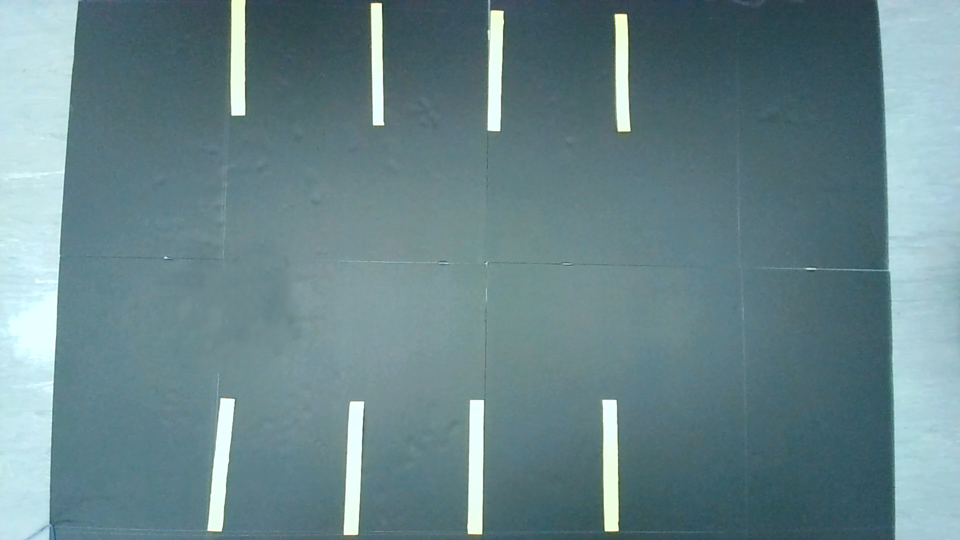
#> input picture Final Program/Doc/image_resized_without_car.png, 960 x 540 px, found by its file name
$ python doc.py
#> lines starting #> are read from the running program, lines starting #| are printed output that depends on the picture; after the words box and inside, x2 and y2 are one past the last pixel; in counts of white or black regions, pixels touching at a corner belong together
### Final Program/Doc/transform.py
# import the necessary packages
import numpy as np
import cv2
def order_points(pts):
	# initialzie a list of coordinates that will be ordered
	# such that the first entry in the list is the top-left,
	# the second entry is the top-right, the third is the
	# bottom-right, and the fourth is the bottom-left
	rect = np.zeros((4, 2), dtype = "float32")
	# the top-left point will have the smallest sum, whereas
	# the bottom-right point will have the largest sum
	s = pts.sum(axis = 1)
	rect[0] = pts[np.argmin(s)]
	rect[2] = pts[np.argmax(s)]
	# now, compute the difference between the points, the
	# top-right point will have the smallest difference,
	# whereas the bottom-left will have the largest difference
	diff = np.diff(pts, axis = 1)
	rect[1] = pts[np.argmin(diff)]
	rect[3] = pts[np.argmax(diff)]
	# return the ordered coordinates
	return rect
def four_point_transform(image, pts):
	# obtain a consistent order of the points and unpack them
	# individually
	rect = order_points(pts)
	(tl, tr, br, bl) = rect
	# compute the width of the new image, which will be the
	# maximum distance between bottom-right and bottom-left
	# x-coordiates or the top-right and top-left x-coordinates
	widthA = np.sqrt(((br[0] - bl[0]) ** 2) + ((br[1] - bl[1]) ** 2))
	widthB = np.sqrt(((tr[0] - tl[0]) ** 2) + ((tr[1] - tl[1]) ** 2))
	maxWidth = max(int(widthA), int(widthB))
	# compute the height of the new image, which will be the
	# maximum distance between the top-right and bottom-right
	# y-coordinates or the top-left and bottom-left y-coordinates
	heightA = np.sqrt(((tr[0] - br[0]) ** 2) + ((tr[1] - br[1]) ** 2))
	heightB = np.sqrt(((tl[0] - bl[0]) ** 2) + ((tl[1] - bl[1]) ** 2))
	maxHeight = max(int(heightA), int(heightB))
	# now that we have the dimensions of the new image, construct
	# the set of destination points to obtain a "birds eye view",
	# (i.e. top-down view) of the image, again specifying points
	# in the top-left, top-right, bottom-right, and bottom-left
	# order
	dst = np.array([
		[0, 0],
		[maxWidth - 1, 0],
		[maxWidth - 1, maxHeight - 1],
		[0, maxHeight - 1]], dtype = "float32")
	# compute the perspective transform matrix and then apply it
	M = cv2.getPerspectiveTransform(rect, dst)
	warped = cv2.warpPerspective(image, M, (maxWidth, maxHeight))
	# return the warped image
	return warped

### Final Program/Doc/processImage.py
import cv2 as cv
import numpy as np
from pyzbar import pyzbar


def isCar(goals,rect,parkNum):
    valid = True
    center = np.array([rect[0][0]-470,rect[0][1]-240])
    i=0
    for goal in goals:
        if(parkNum!=-1):
            if (np.linalg.norm(center - goal) < 25 and i != parkNum):
                valid = False
                break
        else:
            if (np.linalg.norm(center - goal) < 25):
                valid = False
                break
        i+=1
    return valid,i


def processing(sub,dIT,eIT,DEBUG):
    gray = cv.cvtColor(sub,cv.COLOR_BGR2GRAY)
    if DEBUG:
        cv.imshow("gray sub",gray)
    kernel = np.ones((3, 3), np.uint8)
    kernel2 = np.ones((6, 6), np.uint8)
    (_,thers) = cv.threshold(gray,75,255,cv.THRESH_BINARY)
    blur = cv.dilate(thers, kernel, iterations=dIT)
    if DEBUG:
        cv.imshow("Dilate",blur)
    blur = cv.erode(blur, kernel2, cv.BORDER_WRAP, iterations=eIT)
    if DEBUG:
        cv.imshow("Erode",blur)
    contours, hirearchies = cv.findContours(blur, cv.RETR_EXTERNAL, cv.CHAIN_APPROX_NONE)
    return contours
def processing_Conts(contours,goals,num):
    if len(contours) >= 1:
        result = []
        for car in contours:
            rect = cv.minAreaRect(car)
            box_ = cv.boxPoints(rect)
            box_ = np.int0(box_)
            valid,i = isCar(goals,rect,num)
            if valid:
                temp = [box_,rect]
                result.append(temp)
        return result
    else:
        print("No Cars!")
        return None
# [11 lines left out: function checkParkings, not called in this run]

### Final Program/Doc/doc.py
from transform import four_point_transform
from processImage import *
import cv2 as cv
import numpy as np
img = cv.imread("./Doc/image_resized_without_car.png")
#> img is the input picture: shape (540, 960, 3); mean B, G, R 139.4, 133.9, 105.2

pts = np.array([(79,2),(878,1),(49,539),(894,538)], dtype = "float32")
imgAfter = four_point_transform(img,pts)
#> in four_point_transform, `warped = cv2.warpPerspective(image, M, (maxWidth, maxHeight))`:
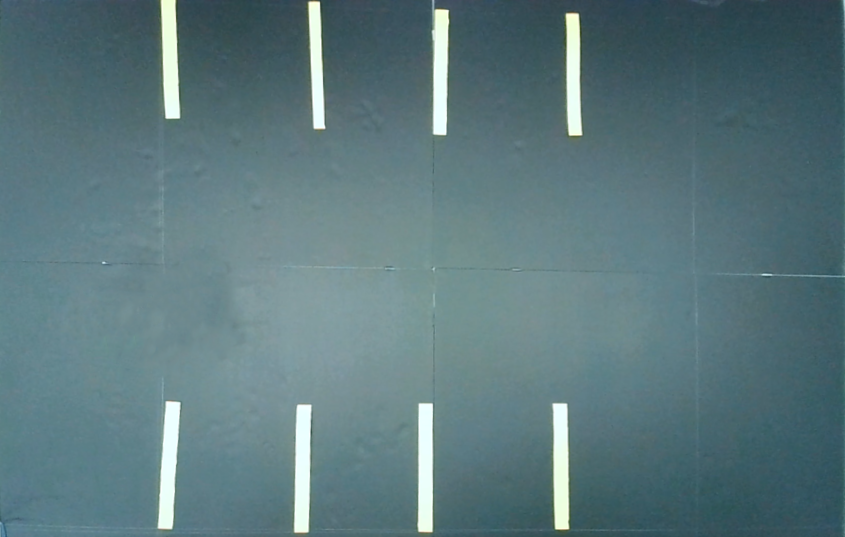
#> warped: shape (537, 845, 3); mean B, G, R 125.5, 120.2, 92.5
imgAfter2 = cv.resize(imgAfter,(640,480))
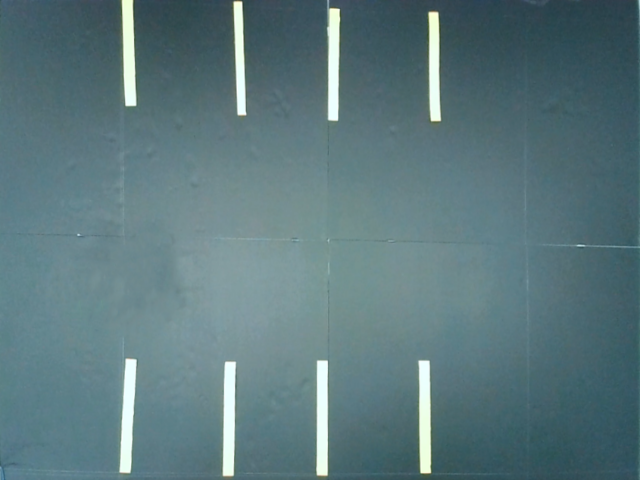
#> imgAfter2: shape (480, 640, 3); mean B, G, R 125.4, 120.1, 92.4

frame = cv.imread("./Doc/image_resized.png")
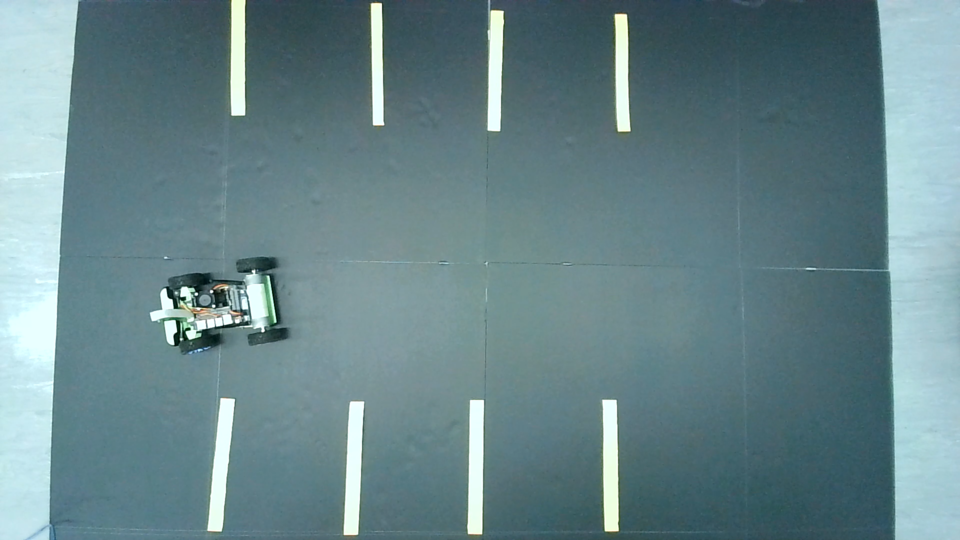
#> input picture Final Program/Doc/image_resized.png, 960 x 540 px, found by its file name
#> frame is the input picture: shape (540, 960, 3); mean B, G, R 139.2, 133.9, 105.2
imgAfter = four_point_transform(frame,pts)
imgAfter = cv.resize(imgAfter,(640,480))

sub = cv.subtract(imgAfter,imgAfter2)
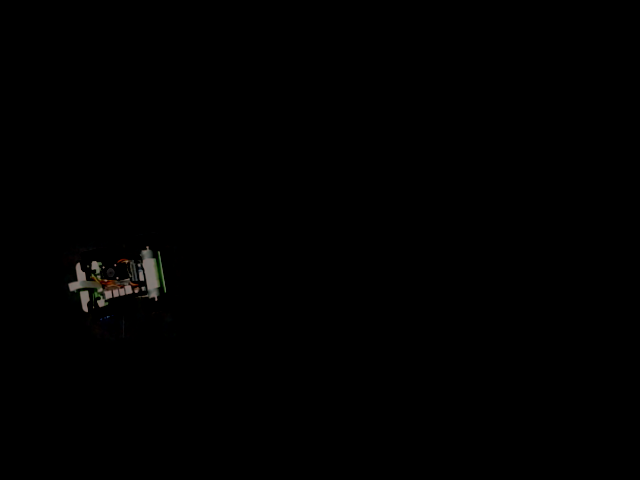
#> sub: shape (480, 640, 3); mean B, G, R 0.6, 0.7, 0.7
c = processing(sub,20,7,False)
#> in processing, `(_,thers) = cv.threshold(gray,75,255,cv.THRESH_BINARY)`:
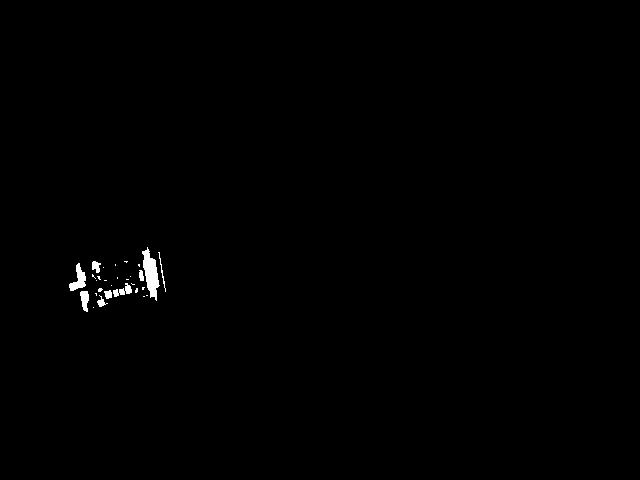
#> thers: shape (480, 640); 0.44% white; 29 white regions (20 under 20 px), largest, box (x1, y1, x2, y2) and area: (142, 247, 160, 301) 502, (69, 263, 86, 291) 230, (80, 291, 89, 312) 133
#> in processing, `blur = cv.dilate(thers, kernel, iterations=dIT)`: blur: shape (480, 640); 3.9% white; 1 white region, box (x1, y1, x2, y2) and area: (49, 227, 186, 332) 11830
#> in processing, `blur = cv.erode(blur, kernel2, cv.BORDER_WRAP, iterations=eIT)`:
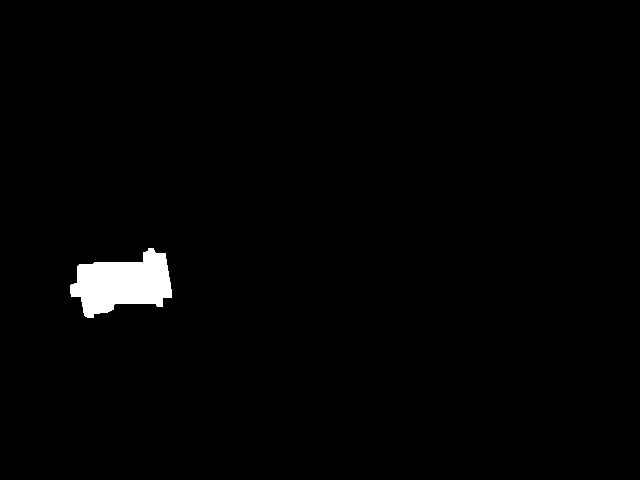
#> blur: shape (480, 640); 1.5% white; 1 white region
#> in processing, `contours, hirearchies = cv.findContours(blur, cv.RETR_EXTERNAL, cv.CHA..`: contours = 1 contour; box (x1, y1, x2, y2) and area: (70, 248, 172, 318) 4324; hirearchies = [[-1, -1, -1, -1]]
#> c has the same summary as contours in processing
res = processing_Conts(c,[],-1)
#> the loop in processing_Conts, `for car in contours:` made 1 pass
#> (rect, box_, valid, center in isCar, i) on pass 1: (((119.2, 282.7), (100.5, 59.48), -9.06), [[74, 319], [64, 261], [164, 245], [173, 304]], True, [-350.8, 42.7], 0)
#> after the loop in processing_Conts, `for car in contours:`: result = 1 item
#> res = 1 item
cv.drawContours(imgAfter,[res[0][0]],0,(0,255,255),2)
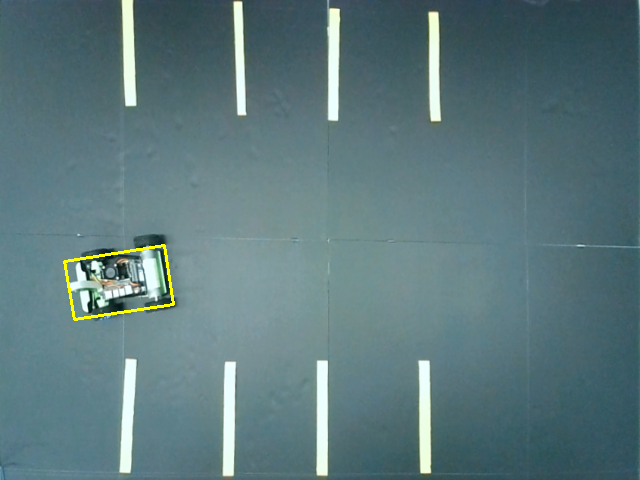
#> imgAfter: shape (480, 640, 3); mean B, G, R 124.9, 120.6, 93
cv.imshow("Car detected", imgAfter)
cv.waitKey(0)
cv.destroyAllWindows()

# cv.imshow('The reference image before transformation',img)
# cv.imshow('The reference image after transformation',imgAfter)
